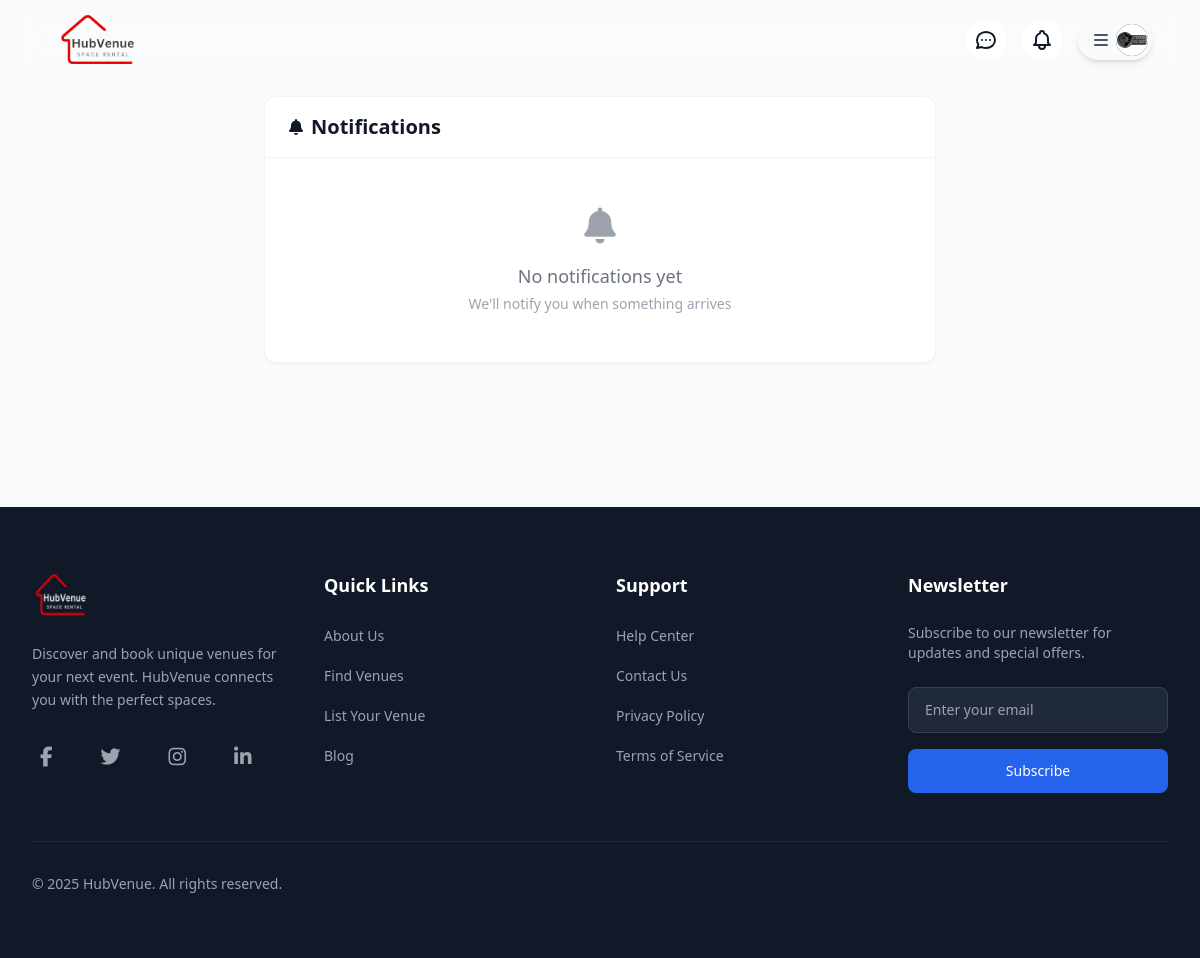
The app's page /notifications.php (signed in), older data.
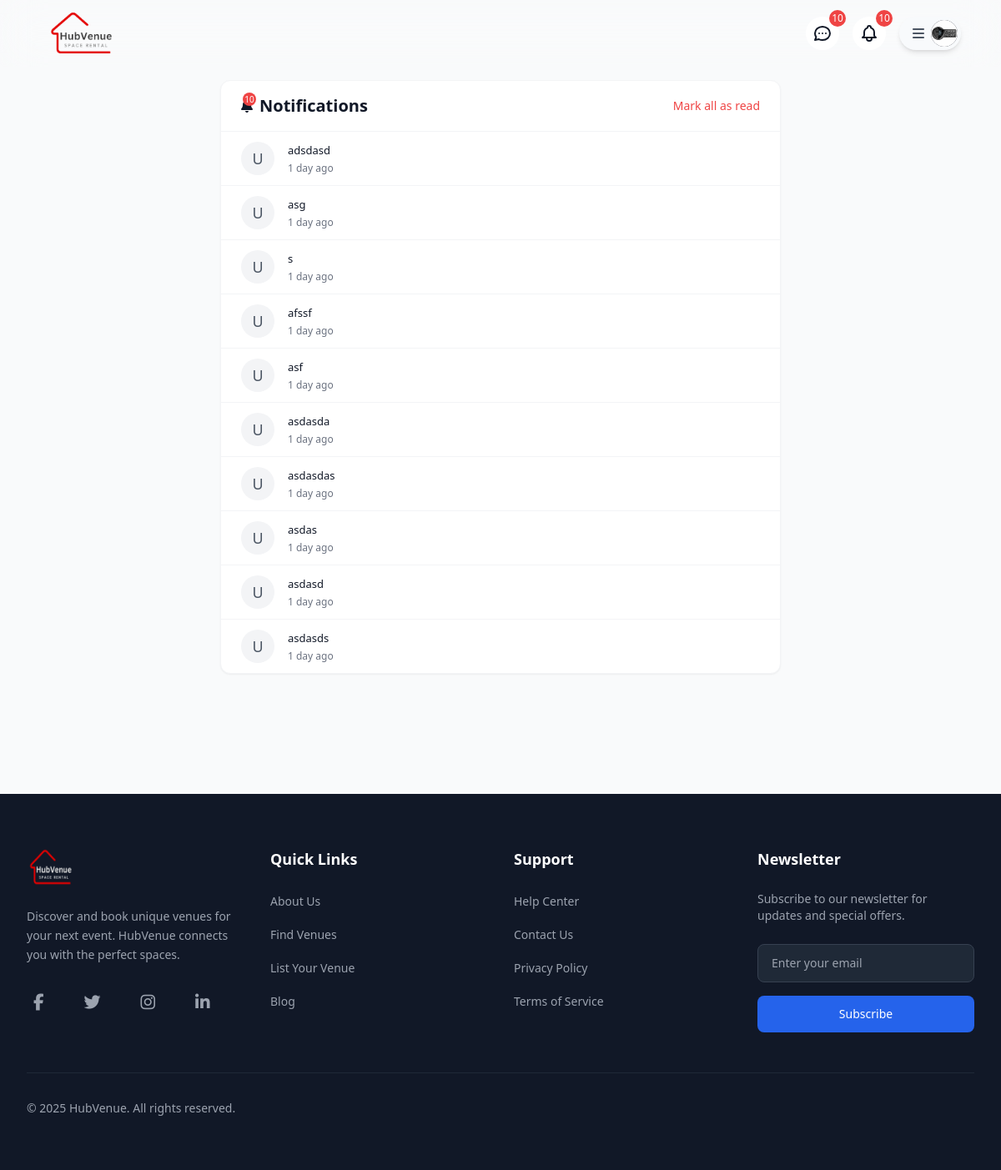
The same page, newer data.
### tables this page shows
CREATE TABLE `notifications` (
  `id` int(11) NOT NULL,
  `user_id` int(11) NOT NULL,
  `type` enum('booking','message','venue') NOT NULL,
  `reference_id` int(11) NOT NULL,
  `message` text NOT NULL,
  `is_read` tinyint(1) DEFAULT 0,
  `read_at` timestamp NULL DEFAULT NULL,
  `created_at` timestamp NOT NULL DEFAULT current_timestamp(),
  `updated_at` timestamp NOT NULL DEFAULT current_timestamp() ON UPDATE current_timestamp()
);

### components/notifications.dropdown.php (called while the page is built, shortened)
<?php
require_once './classes/notification.class.php';
$notification = new Notification();
$initialLimit = 10;
$totalCount = $notification->getTotalNotificationCount($_SESSION['user']);
$notifications = $notification->getUserNotifications($_SESSION['user'], $initialLimit);
$unreadCount = $notification->getUnreadCount($_SESSION['user']);
?>

### classes/notification.class.php (called while the page is built, shortened)
<?php
require_once __DIR__ . '/../dbconnection.php';
class Notification {
    private $conn;
    public function __construct() {
        $database = new Database();
        $this->conn = $database->connect();
    }
    public function getUserNotifications($userId, $limit = self::DEFAULT_LIMIT, $offset = 0) {
        $query = "SELECT n.id, n.type, n.message, n.created_at, n.is_read,
                    CASE
                        WHEN n.type = 'message' THEN (
                            SELECT CONCAT(u.firstname, ' ', u.lastname)
                            FROM messages m
                            JOIN users u ON m.sender_id = u.id
                            WHERE m.id = n.reference_id
                        )
                        WHEN n.type IN ('booking', 'booking_update', 'price_update') THEN (
                            SELECT CONCAT(u.firstname, ' ', u.lastname)
                            FROM bookings b
                            JOIN users u ON b.booking_guest_id = u.id
                            WHERE b.id = n.reference_id
                        )
                        WHEN n.type = 'venue' THEN (
                            SELECT name FROM venues WHERE id = n.reference_id
                        )
                        ELSE NULL
                    END as reference_name,
                    CASE
                        WHEN n.type = 'message' THEN (
                            SELECT u.profile_pic
                            FROM messages m
                            JOIN users u ON m.sender_id = u.id
                            WHERE m.id = n.reference_id
                        )
                        WHEN n.type IN ('booking', 'booking_update') THEN (
                            SELECT u.profile_pic
                            FROM bookings b
                            JOIN users u ON b.booking_guest_id = u.id
                            WHERE b.id = n.reference_id
                        )
                        ELSE NULL
                    END as profile_pic,
                    TIMESTAMPDIFF(SECOND, n.created_at, CURRENT_TIMESTAMP) as seconds_ago
                FROM notifications n
                WHERE n.user_id = :userId
                ORDER BY n.created_at DESC
                LIMIT :limit
                OFFSET :offset";
        $stmt = $this->conn->prepare($query);
        $stmt->bindValue(':userId', $userId, PDO::PARAM_INT);
        $stmt->bindValue(':limit', $limit, PDO::PARAM_INT);
        $stmt->bindValue(':offset', $offset, PDO::PARAM_INT);
        $stmt->execute();
        return $stmt->fetchAll(PDO::FETCH_ASSOC);
    }
    public function getTotalNotificationCount($userId) {
        $query = "SELECT COUNT(*) as count FROM notifications WHERE user_id = :userId";
        $stmt = $this->conn->prepare($query);
        $stmt->bindValue(':userId', $userId, PDO::PARAM_INT);
        $stmt->execute();
        $result = $stmt->fetch(PDO::FETCH_ASSOC);
        $count = (int)$result['count'];
        return $count;
    }
    public function getUnreadCount($userId) {
        $query = "SELECT COUNT(*) as count
                 FROM notifications n
                 WHERE n.user_id = :userId
                 AND n.is_read = 0";
        $stmt = $this->conn->prepare($query);
        $stmt->bindValue(':userId', $userId, PDO::PARAM_INT);
        $stmt->execute();
        $row = $stmt->fetch(PDO::FETCH_ASSOC);
        return $row['count'];
    }
}

### dbconnection.php (called while the page is built, shortened)
<?php
class Database
{
    private $host = 'localhost';
    private $username = 'root';
    private $password = '';
    private $dbname = 'hub_venue_1';
    function connect()
    {
        $this->connection = new PDO("mysql:host=$this->host;dbname=$this->dbname", $this->username, $this->password);
        return $this->connection;
    }
}

### notifications.php (the view, shortened to what the changed rows need)
<?php
require_once './classes/account.class.php';
require_once './classes/notification.class.php';
$notification = new Notification();
$USER_ID = $_SESSION['user'];
$notifications = $notification->getUserNotifications($USER_ID, 50);
?>
<!DOCTYPE html>
<html lang="en">
<head>
    <script src="https://cdn.tailwindcss.com"></script>
    <link rel="stylesheet" href="https://cdnjs.cloudflare.com/ajax/libs/font-awesome/6.4.2/css/all.min.css">
</head>
<body class="bg-gray-50 min-h-screen flex flex-col">
    <?php include './components/navbar.logged.in.php'; ?>
    <main class="flex-grow container mx-auto px-4 pt-24 pb-12">
        <div class="max-w-2xl mx-auto bg-white rounded-xl shadow-sm border border-gray-100">
            <div class="flex items-center justify-between px-6 py-4 border-b border-gray-100">
                <div class="flex items-center gap-2">
                    <div class="relative">
                        <i class="fas fa-bell text-gray-900"></i>
                        <?php if ($unreadCount > 0): ?>
                            <span class="absolute -top-1 -right-1 bg-red-500 text-[10px] text-white font-medium h-4 min-w-[16px] flex items-center justify-center rounded-full">
                                <?php echo $unreadCount > 99 ? '99+' : $unreadCount; ?>
                            </span>
                        <?php endif; ?>
                    </div>
                    <h1 class="text-xl font-semibold text-gray-900">Notifications</h1>
                </div>
                <?php if ($unreadCount > 0): ?>
                    <button onclick="markAllAsRead()" class="text-sm text-red-500 hover:text-red-600 font-medium">
                        Mark all as read
                    </button>
                <?php endif; ?>
            </div>
            <div class="divide-y divide-gray-100">
                <?php if (empty($notifications)): ?>
                    <div class="px-6 py-12 text-center text-gray-500">
                        <div class="mb-4">
                            <i class="fas fa-bell text-gray-400 text-4xl"></i>
                        </div>
                        <p class="text-lg font-medium mb-1">No notifications yet</p>
                        <p class="text-sm text-gray-400">We'll notify you when something arrives</p>
                    </div>
                <?php else: ?>
                    <?php foreach ($notifications as $notif): ?>
                        <div class="notification-item px-6 py-4 hover:bg-gray-50/50 transition-colors"
                             data-type="<?php echo htmlspecialchars($notif['type']); ?>"
                             data-read="<?php echo $notif['is_read'] ? 'read' : 'unread'; ?>">
                            <div class="flex items-start gap-4">
                                <div class="flex-shrink-0">
                                    <?php if (!empty($notif['profile_pic'])): ?>
                                        <div class="h-10 w-10 rounded-full bg-gray-200 overflow-hidden">
                                            <img src="./<?php echo htmlspecialchars($notif['profile_pic']); ?>"
                                                 alt="Profile"
                                                 class="w-full h-full object-cover">
                                        </div>
                                    <?php else: ?>
                                        <div class="h-10 w-10 rounded-full bg-gray-100 flex items-center justify-center">
                                            <span class="text-lg font-medium text-gray-600">
                                                <?php
                                                $name = explode(' ', $notif['sender_name'] ?? 'U')[0];
                                                echo strtoupper(substr($name, 0, 1));
                                                ?>
                                            </span>
                                        </div>
                                    <?php endif; ?>
                                </div>
                                <div class="flex-grow min-w-0">
                                    <p class="text-[13px] text-gray-900 leading-5">
                                        <?php echo htmlspecialchars($notif['message']); ?>
                                    </p>
                                    <p class="text-xs text-gray-500 mt-1">
                                        <?php
                                        $secondsAgo = (int) $notif['seconds_ago'];
                                        if ($secondsAgo < 60) {
                                            echo "Just now";
                                        } elseif ($secondsAgo < 3600) {
                                            $minutes = floor($secondsAgo / 60);
                                            echo $minutes . " minute" . ($minutes > 1 ? "s" : "") . " ago";
                                        } elseif ($secondsAgo < 86400) {
                                            $hours = floor($secondsAgo / 3600);
                                            echo $hours . " hour" . ($hours > 1 ? "s" : "") . " ago";
                                        } elseif ($secondsAgo < 604800) {
                                            $days = floor($secondsAgo / 86400);
                                            echo $days . " day" . ($days > 1 ? "s" : "") . " ago";
                                        } else {
                                            echo date('M j, Y', strtotime($notif['created_at']));
                                        }
                                        ?>
                                    </p>
                                </div>
                            </div>
                        </div>
                    <?php endforeach; ?>
                <?php endif; ?>
            </div>
        </div>
    </main>
</body>
</html>

### components/navbar.logged.in.php (shortened to what the changed rows need)
<?php
$USER_ID = isset($_SESSION['user']) ? $_SESSION['user'] : null;
?>
<nav id="main-nav" class="bg-transparent backdrop-blur-xl z-40 fixed w-full px-2 lg:px-8">
  <div class="flex items-center justify-between md:px-4">
    <div class="flex items-center space-x-4">
       <div class="relative">
         <a href="./messages.php" class="flex text-sm bg-white rounded-full focus:ring-4 focus:ring-gray-300 p-2 text-gray-900">
           <svg class="h-6 w-6" fill="none" stroke="currentColor" viewBox="0 0 24 24">
             <path stroke-linecap="round" stroke-linejoin="round" stroke-width="2"
               d="M8 12h.01M12 12h.01M16 12h.01M21 12c0 4.418-4.03 8-9 8a9.863 9.863 0 01-4.255-.949L3 20l1.395-3.72C3.512 15.042 3 13.574 3 12c0-4.418 4.03-8 9-8s9 3.582 9 8z">
             </path>
           </svg>
         </a>
         <?php
         $db = new Database();
         $conn = $db->connect();
         $query = "SELECT COUNT(*) as total_unread
                  FROM messages m
                  JOIN conversations c ON m.conversation_id = c.id
                  JOIN conversation_participants cp ON c.id = cp.conversation_id
                  LEFT JOIN message_status ms ON m.id = ms.message_id AND ms.user_id = :user_id
                  WHERE cp.user_id = :user_id
                  AND m.sender_id != :user_id
                  AND (ms.is_read = 0 OR ms.is_read IS NULL)";
         $stmt = $conn->prepare($query);
         $stmt->execute(['user_id' => $USER_ID]);
         $result = $stmt->fetch(PDO::FETCH_ASSOC);
         $unreadMessages = (int) $result['total_unread'];
         if ($unreadMessages > 0): ?>
           <span id="messageCount" class="absolute -top-2 -right-2 flex items-center justify-center bg-red-500 text-white text-xs font-medium rounded-full h-5 w-5">
             <?php echo $unreadMessages > 99 ? '99+' : $unreadMessages; ?>
           </span>
         <?php endif; ?>
       </div>
       <div class="relative">
           <button id="notificationButton" class="relative flex text-sm bg-white rounded-full focus:ring-4 focus:ring-gray-300 p-2 text-gray-900">
           </button>
           <?php
           require_once './classes/notification.class.php';
           $notification = new Notification();
           $unreadCount = $notification->getUnreadCount($USER_ID);
           if ($unreadCount > 0): ?>
               <span id="notificationCount" class="absolute -top-2 -right-2 flex items-center justify-center bg-red-500 text-white text-xs font-medium rounded-full h-5 w-5">
                   <?php echo $unreadCount > 99 ? '99+' : $unreadCount; ?>
               </span>
           <?php endif; ?>
           <?php include './components/notifications.dropdown.php'; ?>
       </div>
    </div>
  </div>
</nav>

Row changes from the older to the newer data that the page shows:
added notifications: name "U", message "adsdasd", days "1"
added notifications: name "U", message "asg", days "1"
added notifications: name "U", message "s", days "1"
added notifications: name "U", message "afssf", days "1"
added notifications: name "U", message "asf", days "1"
added notifications: name "U", message "asdasda", days "1"
added notifications: name "U", message "asdasdas", days "1"
added notifications: name "U", message "asdas", days "1"
added notifications: name "U", message "asdasd", days "1"
added notifications: name "U", message "asdasds", days "1"
Text that changed along with them:
$unreadMessages: (not shown) → "10"
$unreadCount: (not shown) → "10"
text no longer shown: "No notifications yet We'll notify you when something arrives"
text now shown: "Mark all as read"
